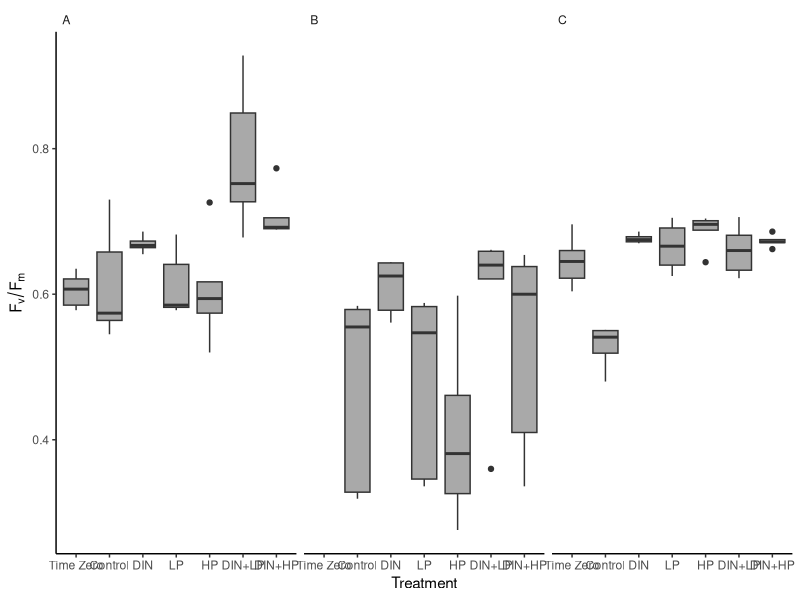

Reproduce this figure in R.
#2023-11-17
#combined bar chart for Fv/Fm for all months

library(tidyverse)
library(dplyr)
library(lubridate)
library(readxl)
library(ggplot2)
library(car)
library(rstatix)

all_bioassay = read_excel("data/2023-11-17_All_Bioassay_PAM.xlsx", sheet = "Sheet2")

summary(all_bioassay)
glimpse(all_bioassay)

variable_names = list("June" = "A", "July" = "B", "September" = "C")

variable_labeller = function(variable,value){
  return(variable_names[value])
}

All_PAM_boxplot = ggplot() +
  geom_boxplot(aes(x = fct_relevel(Treatment, "T_0", "Control", "DIN", "LP", "HP", "DIN_LP", "DIN_HP"), 
                   y = Fv_Fm),
               fill = "darkgrey",
               data = all_bioassay) +
  xlab("Treatment") +
  ylab(expression(F[v]/F[m])) +
  scale_x_discrete(labels= c("T_0" = "Time Zero", "Control" = "Control", "DIN" = "DIN", "LP" = "LP", "HP" = "HP", "DIN_LP" = "DIN+LP", "DIN_HP" = "DIN+HP")) +
  facet_wrap(~factor(Date, levels=c('June', 'July', 'September')),  ncol=3, labeller=variable_labeller) +
  theme_classic(base_size = 11) +
  theme(strip.background = element_blank(), strip.text = element_text(hjust = 0))
ggsave(All_PAM_boxplot, filename = "figures/All_PAM_boxplot.png",
       device = "png", height = 7, width = 11)
